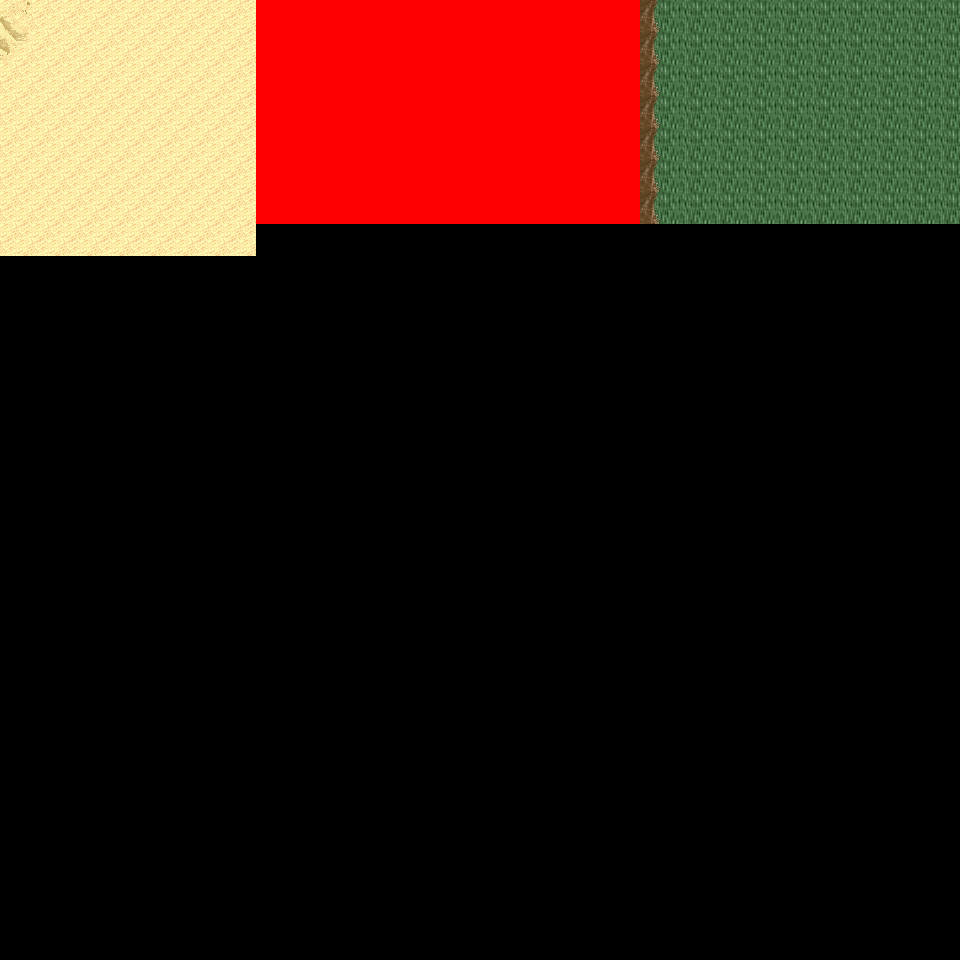

A level layout from a 2D game, rendered from its tile map. Below: a short description, then the map file with tile-grid data replaced by summaries:
An orthogonal 30x30 tile map with 32x32 px tiles, 6 tile layers (Ground, Object, Object2, Above, ...), 12 tilesets and 3 objects (3x mapExit).

<map version="1.0" orientation="orthogonal" renderorder="right-down" width="30" height="30" tilewidth="32" tileheight="32" nextobjectid="4">
  <tileset firstgid="1" name="tileset_logic_collision" tilewidth="32" tileheight="32" tilecount="1" columns="1">
    <image source="../drawable/tileset_logic_collision.png" width="32" height="32" />
  </tileset>
  <tileset firstgid="2" name="tileset_ground_ground" tilewidth="32" tileheight="32" tilecount="33" columns="3">
    <image source="../drawable/tileset_ground_ground.png" width="96" height="352" />
  </tileset>
  <tileset firstgid="35" name="tileset_ground_ridge_earth_pale" tilewidth="32" tileheight="32" tilecount="96" columns="12">
    <image source="../drawable/tileset_ground_ridge_earth_pale.png" width="384" height="256" />
  </tileset>
  <tileset firstgid="131" name="tileset_ground_ridge_earth_dark" tilewidth="32" tileheight="32" tilecount="96" columns="12">
    <image source="../drawable/tileset_ground_ridge_earth_dark.png" width="384" height="256" />
  </tileset>
  <tileset firstgid="227" name="tileset_terrain_desert" tilewidth="32" tileheight="32" tilecount="88" columns="8">
    <image source="../drawable/tileset_terrain_desert.png" width="256" height="352" />
  </tileset>
  <tileset firstgid="315" name="tileset_plant_tree_tree_darkgreen" tilewidth="32" tileheight="32" tilecount="88" columns="8">
    <image source="../drawable/tileset_plant_tree_tree_darkgreen.png" width="256" height="352" />
  </tileset>
  <tileset firstgid="403" name="tileset_ground_rock_pebbles" tilewidth="32" tileheight="32" tilecount="3" columns="1">
    <image source="../drawable/tileset_ground_rock_pebbles.png" width="32" height="96" />
  </tileset>
  <tileset firstgid="406" name="tileset_ground_sand_2" tilewidth="32" tileheight="32" tilecount="15" columns="5">
    <image source="../drawable/tileset_ground_sand_2.png" width="160" height="96" />
  </tileset>
  <tileset firstgid="421" name="tileset_plant_cactus_2" tilewidth="32" tileheight="32" tilecount="10" columns="5">
    <image source="../drawable/tileset_plant_cactus_2.png" width="160" height="64" />
  </tileset>
  <tileset firstgid="431" name="tileset_plant_cactus" tilewidth="32" tileheight="32" tilecount="2" columns="1">
    <image source="../drawable/tileset_plant_cactus.png" width="32" height="64" />
  </tileset>
  <tileset firstgid="433" name="tileset_plant_star_shaped_plants" tilewidth="32" tileheight="32" tilecount="6" columns="2">
    <image source="../drawable/tileset_plant_star_shaped_plants.png" width="64" height="96" />
  </tileset>
  <tileset firstgid="439" name="tileset_plant_tree_evergreen" tilewidth="32" tileheight="32" tilecount="36" columns="3">
    <image source="../drawable/tileset_plant_tree_evergreen.png" width="96" height="384" />
  </tileset>
  <layer name="Ground" width="30" height="30">
    <data>[900 cells, 218 non-empty, 5 distinct tile ids]</data>
  </layer>
  <layer name="Object" width="30" height="30">
    <data>[900 cells, 27 non-empty, 9 distinct tile ids]</data>
  </layer>
  <layer name="Object2" width="30" height="30">
    <data>[900 cells, 0 non-empty, 0 distinct tile ids]</data>
  </layer>
  <layer name="Above" width="30" height="30">
    <data>[900 cells, 35 non-empty, 15 distinct tile ids]</data>
  </layer>
  <layer name="Above2" width="30" height="30">
    <data>[900 cells, 0 non-empty, 0 distinct tile ids]</data>
  </layer>
  <layer name="Walkable" width="30" height="30">
    <data>[900 cells, 84 non-empty, 1 distinct tile ids]</data>
  </layer>
  <objectgroup name="MapEvents">
    <object id="1" name="north" type="mapExit" x="0" y="0" width="256" height="32">
      <properties>
        <property name="map" value="level_0_x4_y96" />
        <property name="x" value="0" />
        <property name="y" value="28" />
      </properties>
    </object>
    <object id="2" name="north2" type="mapExit" x="640" y="0" width="320" height="32">
      <properties>
        <property name="map" value="level_0_x4_y96" />
        <property name="x" value="20" />
        <property name="y" value="28" />
      </properties>
    </object>
    <object id="3" name="west" type="mapExit" x="0" y="0" width="32" height="960">
      <properties>
        <property name="map" value="level_0_x3_y97" />
        <property name="x" value="28" />
        <property name="y" value="0" />
      </properties>
    </object>
  </objectgroup>
</map>
